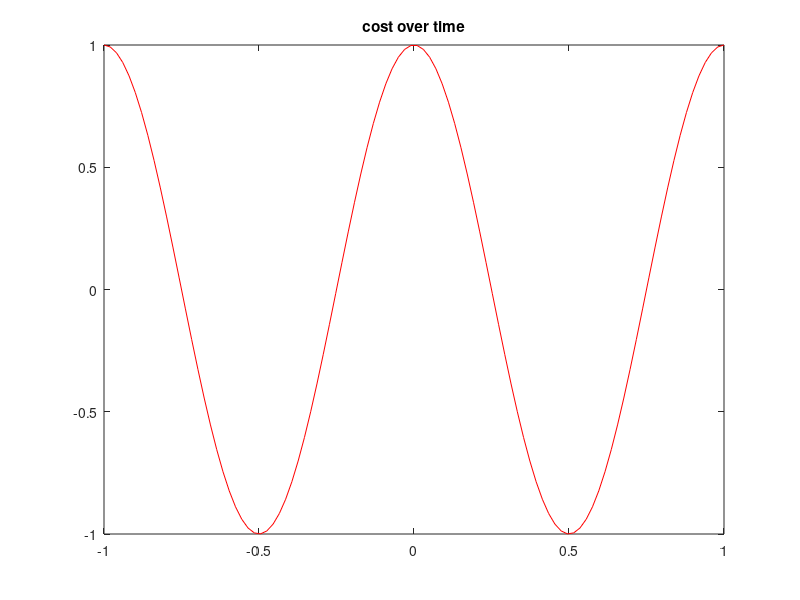

Reproduce this figure in MATLAB.
% Regression test function (black blox) for FreeMat v4.0
% This function is autogenerated by helpgen.
function bbtest_success = bbtest_title
  bbtest_success = 1;
NumErrors = 0;
try
  x = linspace(-1,1);

catch
  NumErrors = NumErrors + 1;
end
try
  y = cos(2*pi*x);

catch
  NumErrors = NumErrors + 1;
end
try
  plot(x,y,'r-');

catch
  NumErrors = NumErrors + 1;
end
try
  title('cost over time');

catch
  NumErrors = NumErrors + 1;
end
try
  mprint title1

catch
  NumErrors = NumErrors + 1;
end
if (NumErrors ~= 0) bbtest_success = 0; return; end
NumErrors = 0;
try
  title('cost over time','fontsize',20);

catch
  NumErrors = NumErrors + 1;
end
try
  mprint title2

catch
  NumErrors = NumErrors + 1;
end
if (NumErrors ~= 0) bbtest_success = 0; return; end
